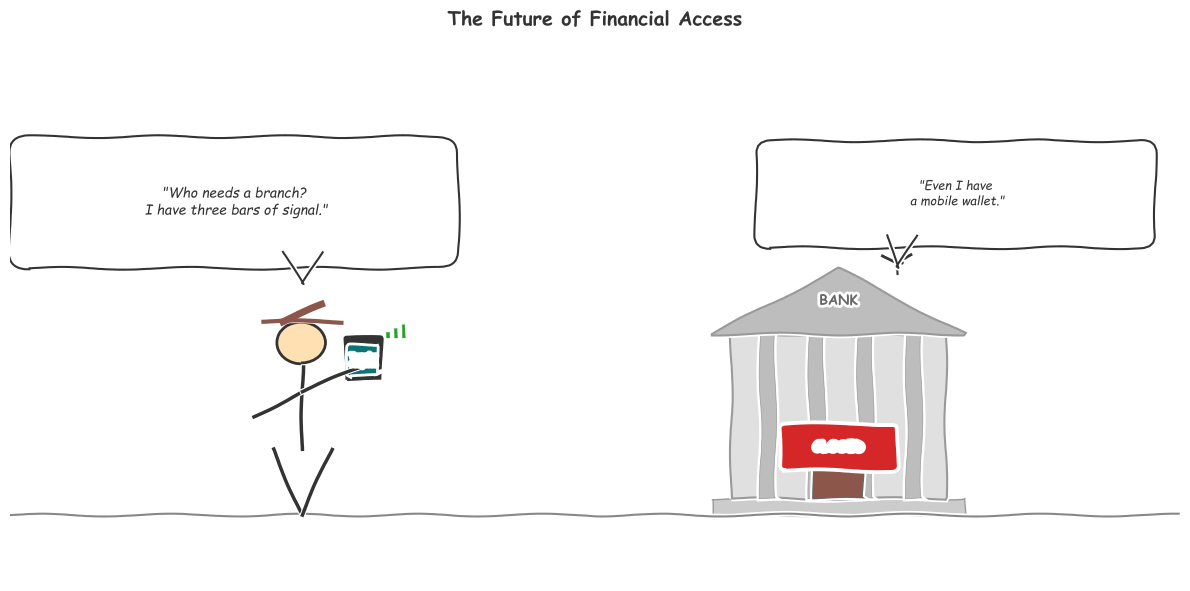

This figure's Python source:
"""
Figure 11: Opening Cartoon
XKCD-style cartoon: Farmer with mobile phone, bank with CLOSED sign.
"""
import sys
import os
sys.path.insert(0, os.path.join(os.path.dirname(__file__), '..', '..', '_shared'))

import matplotlib
matplotlib.use('Agg')
import matplotlib.pyplot as plt
import matplotlib.patches as mpatches
from matplotlib.patches import FancyBboxPatch, Rectangle, Arc
import numpy as np

try:
    from chart_styles import V4_COLORS, apply_v4_style, save_chart
except ImportError:
    V4_COLORS = {
        'MLPURPLE': '#9467BD', 'MLBLUE': '#1F77B4', 'MLRED': '#D62728',
        'MLORANGE': '#FF7F0E', 'MLGREEN': '#2CA02C', 'MLGRAY': '#7F7F7F',
        'MLTEAL': '#0D7377', 'MLCYAN': '#14BDEB', 'MLYELLOW': '#BCBD22',
        'MLPINK': '#E377C2', 'MLBROWN': '#8C564B',
    }
    def apply_v4_style(ax, title='', xlabel='', ylabel=''):
        ax.set_title(title, fontsize=14, fontweight='bold', pad=15, color='#333333')
        if xlabel: ax.set_xlabel(xlabel, fontsize=11, color='#555555')
        if ylabel: ax.set_ylabel(ylabel, fontsize=11, color='#555555')
        ax.spines['top'].set_visible(False)
        ax.spines['right'].set_visible(False)
        ax.spines['left'].set_color('#CCCCCC')
        ax.spines['bottom'].set_color('#CCCCCC')
        ax.tick_params(colors='#555555', labelsize=9)
        ax.set_facecolor('white')
        return ax
    def save_chart(fig, filename='cartoon.pdf', dpi=300):
        fig.tight_layout()
        fig.savefig(filename, format='pdf', bbox_inches='tight', dpi=dpi, facecolor='white')
        plt.close(fig)
        print(f'Saved: {filename}')

CHART_METADATA = {
    'title': 'Opening Cartoon: Mobile Banking Revolution',
    'type': 'cartoon',
    'section': 'Opening',
    'lecture_number': 2,
}

with plt.xkcd():
    fig, ax = plt.subplots(1, 1, figsize=(12, 6))
    ax.set_xlim(0, 12)
    ax.set_ylim(0, 6.5)
    ax.axis('off')
    fig.patch.set_facecolor('white')

    # Ground line
    ax.plot([0, 12], [0.8, 0.8], color='#888888', linewidth=1.5)

    # === FARMER (left side) ===
    # Body (stick figure)
    fx, fy = 3.0, 0.8
    # Legs
    ax.plot([fx, fx - 0.3], [fy, fy + 0.8], color='#333333', linewidth=2.5)
    ax.plot([fx, fx + 0.3], [fy, fy + 0.8], color='#333333', linewidth=2.5)
    # Torso
    ax.plot([fx, fx], [fy + 0.8, fy + 1.8], color='#333333', linewidth=2.5)
    # Arms
    ax.plot([fx, fx - 0.5], [fy + 1.5, fy + 1.2], color='#333333', linewidth=2.5)
    ax.plot([fx, fx + 0.6], [fy + 1.5, fy + 1.8], color='#333333', linewidth=2.5)
    # Head
    head = plt.Circle((fx, fy + 2.1), 0.25, facecolor='#FFE0B2', edgecolor='#333333', linewidth=2)
    ax.add_patch(head)
    # Hat (farmer hat)
    ax.plot([fx - 0.4, fx + 0.4], [fy + 2.35, fy + 2.35], color='#8C564B', linewidth=3)
    ax.plot([fx - 0.2, fx + 0.2], [fy + 2.35, fy + 2.55], color='#8C564B', linewidth=5)

    # Phone in hand
    phone = FancyBboxPatch((fx + 0.45, fy + 1.65), 0.35, 0.5,
                            boxstyle="round,pad=0.03",
                            facecolor='#333333', edgecolor='white', linewidth=1)
    ax.add_patch(phone)
    # Phone screen
    screen = FancyBboxPatch((fx + 0.49, fy + 1.72), 0.27, 0.32,
                             boxstyle="round,pad=0.01",
                             facecolor=V4_COLORS['MLTEAL'], edgecolor='none')
    ax.add_patch(screen)
    ax.text(fx + 0.625, fy + 1.88, 'Transfer\nComplete', ha='center', va='center',
            fontsize=4.5, color='white', fontweight='bold')

    # Signal bars above phone
    for i, h in enumerate([0.08, 0.13, 0.18]):
        ax.add_patch(Rectangle((fx + 0.85 + i * 0.08, fy + 2.15), 0.05, h,
                                facecolor=V4_COLORS['MLGREEN'], edgecolor='none'))

    # Speech bubble (farmer)
    bubble = FancyBboxPatch((0.2, 4.0), 4.2, 1.2,
                             boxstyle="round,pad=0.2",
                             facecolor='white', edgecolor='#333333', linewidth=1.5)
    ax.add_patch(bubble)
    ax.text(2.3, 4.6, '"Who needs a branch?\n I have three bars of signal."',
            ha='center', va='center', fontsize=10, fontstyle='italic', color='#333333')
    # Bubble tail
    ax.plot([2.8, 3.0, 3.2], [4.0, 3.6, 4.0], color='#333333', linewidth=1.5)

    # === BANK BUILDING (right side) ===
    bx, by = 8.5, 0.8
    # Foundation
    ax.add_patch(Rectangle((bx - 1.3, by), 2.6, 0.2,
                            facecolor='#CCCCCC', edgecolor='#999999', linewidth=1))
    # Main building
    ax.add_patch(Rectangle((bx - 1.1, by + 0.2), 2.2, 2.0,
                            facecolor='#E0E0E0', edgecolor='#999999', linewidth=1.5))
    # Columns
    for cx_off in [-0.8, -0.3, 0.2, 0.7]:
        ax.add_patch(Rectangle((bx + cx_off, by + 0.2), 0.15, 2.0,
                                facecolor='#BDBDBD', edgecolor='#999999', linewidth=0.5))
    # Roof triangle
    ax.fill([bx - 1.3, bx, bx + 1.3], [by + 2.2, by + 3.0, by + 2.2],
            facecolor='#BDBDBD', edgecolor='#999999', linewidth=1.5)
    # BANK text
    ax.text(bx, by + 2.6, 'BANK', ha='center', va='center',
            fontsize=10, fontweight='bold', color='#666666')
    # Door
    ax.add_patch(Rectangle((bx - 0.25, by + 0.2), 0.5, 0.8,
                            facecolor='#8C564B', edgecolor='#666666', linewidth=1))
    # CLOSED sign
    closed = FancyBboxPatch((bx - 0.55, by + 0.6), 1.1, 0.45,
                             boxstyle="round,pad=0.05",
                             facecolor=V4_COLORS['MLRED'], edgecolor='white', linewidth=1.5)
    ax.add_patch(closed)
    ax.text(bx, by + 0.82, 'CLOSED', ha='center', va='center',
            fontsize=9, fontweight='bold', color='white')

    # Bird on bank roof
    birdx, birdy = bx + 0.6, by + 3.05
    # Simple bird shape
    ax.plot([birdx - 0.15, birdx, birdx + 0.15], [birdy + 0.1, birdy, birdy + 0.1],
            color='#333333', linewidth=2)
    ax.plot([birdx, birdx], [birdy, birdy - 0.12], color='#333333', linewidth=1.5)
    # Bird eye
    ax.plot(birdx + 0.05, birdy + 0.02, 'o', color='#333333', markersize=2)

    # Bird speech bubble
    bird_bubble = FancyBboxPatch((7.8, 4.2), 3.8, 1.0,
                                  boxstyle="round,pad=0.15",
                                  facecolor='white', edgecolor='#333333', linewidth=1.5)
    ax.add_patch(bird_bubble)
    ax.text(9.7, 4.7, '"Even I have\n a mobile wallet."',
            ha='center', va='center', fontsize=9, fontstyle='italic', color='#333333')
    # Bubble tail
    ax.plot([9.0, 9.1, 9.3], [4.2, 3.8, 4.2], color='#333333', linewidth=1.5)

    ax.set_title('The Future of Financial Access',
                 fontsize=14, fontweight='bold', pad=15, color='#333333')

output_path = os.path.join(os.path.dirname(__file__), 'cartoon.pdf')
save_chart(fig, output_path)
